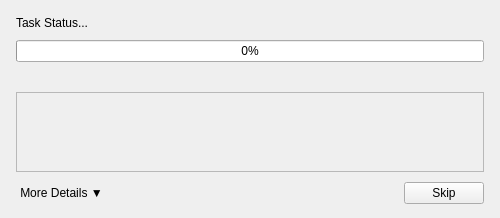
<?xml version="1.0" encoding="UTF-8"?>
<ui version="4.0">
 <class>ProgressDialog</class>
 <widget class="QDialog" name="ProgressDialog">
  <property name="geometry">
   <rect>
    <x>0</x>
    <y>0</y>
    <width>500</width>
    <height>110</height>
   </rect>
  </property>
  <property name="sizePolicy">
   <sizepolicy hsizetype="Preferred" vsizetype="Preferred">
    <horstretch>1</horstretch>
    <verstretch>1</verstretch>
   </sizepolicy>
  </property>
  <property name="minimumSize">
   <size>
    <width>480</width>
    <height>0</height>
   </size>
  </property>
  <property name="windowTitle">
   <string>Please wait...</string>
  </property>
  <property name="sizeGripEnabled">
   <bool>false</bool>
  </property>
  <layout class="QVBoxLayout" name="verticalLayout">
   <property name="spacing">
    <number>8</number>
   </property>
   <property name="leftMargin">
    <number>16</number>
   </property>
   <property name="topMargin">
    <number>14</number>
   </property>
   <property name="rightMargin">
    <number>16</number>
   </property>
   <property name="bottomMargin">
    <number>14</number>
   </property>
   <item>
    <widget class="QLabel" name="globalStatusLabel">
     <property name="sizePolicy">
      <sizepolicy hsizetype="Expanding" vsizetype="Preferred">
       <horstretch>0</horstretch>
       <verstretch>0</verstretch>
      </sizepolicy>
     </property>
     <property name="minimumSize">
      <size>
       <width>0</width>
       <height>18</height>
      </size>
     </property>
     <property name="text">
      <string>Task Status...</string>
     </property>
     <property name="wordWrap">
      <bool>false</bool>
     </property>
    </widget>
   </item>
   <item>
    <widget class="QProgressBar" name="globalProgressBar">
     <property name="enabled">
      <bool>true</bool>
     </property>
     <property name="minimumSize">
      <size>
       <width>0</width>
       <height>22</height>
      </size>
     </property>
     <property name="value">
      <number>0</number>
     </property>
    </widget>
   </item>
   <item>
    <widget class="QWidget" name="detailsContainer" native="true">
     <layout class="QVBoxLayout" name="detailsLayout">
      <property name="spacing">
       <number>6</number>
      </property>
      <property name="leftMargin">
       <number>0</number>
      </property>
      <property name="topMargin">
       <number>2</number>
      </property>
      <property name="rightMargin">
       <number>0</number>
      </property>
      <property name="bottomMargin">
       <number>2</number>
      </property>
      <item>
       <widget class="QLabel" name="globalStatusDetailsLabel">
        <property name="text">
         <string/>
        </property>
        <property name="wordWrap">
         <bool>true</bool>
        </property>
        <property name="textInteractionFlags">
         <set>Qt::LinksAccessibleByMouse|Qt::TextSelectableByMouse</set>
        </property>
       </widget>
      </item>
      <item>
       <widget class="QScrollArea" name="taskProgressScrollArea">
        <property name="sizePolicy">
         <sizepolicy hsizetype="Expanding" vsizetype="Preferred">
          <horstretch>0</horstretch>
          <verstretch>0</verstretch>
         </sizepolicy>
        </property>
        <property name="minimumSize">
         <size>
          <width>0</width>
          <height>80</height>
         </size>
        </property>
        <property name="frameShape">
         <enum>QFrame::StyledPanel</enum>
        </property>
        <property name="horizontalScrollBarPolicy">
         <enum>Qt::ScrollBarAsNeeded</enum>
        </property>
        <property name="widgetResizable">
         <bool>true</bool>
        </property>
        <widget class="QWidget" name="taskProgressContainer">
         <property name="geometry">
          <rect>
           <x>0</x>
           <y>0</y>
           <width>440</width>
           <height>80</height>
          </rect>
         </property>
         <layout class="QVBoxLayout" name="taskProgressLayout">
          <property name="spacing">
           <number>2</number>
          </property>
         </layout>
        </widget>
       </widget>
      </item>
     </layout>
    </widget>
   </item>
   <item>
    <layout class="QHBoxLayout" name="bottomLayout">
     <property name="spacing">
      <number>8</number>
     </property>
     <item>
      <widget class="QPushButton" name="detailsButton">
       <property name="cursor">
        <cursorShape>PointingHandCursor</cursorShape>
       </property>
       <property name="text">
        <string>More Details ▼</string>
       </property>
       <property name="flat">
        <bool>true</bool>
       </property>
      </widget>
     </item>
     <item>
      <spacer name="horizontalSpacer">
       <property name="orientation">
        <enum>Qt::Horizontal</enum>
       </property>
       <property name="sizeHint" stdset="0">
        <size>
         <width>40</width>
         <height>20</height>
        </size>
       </property>
      </spacer>
     </item>
     <item>
      <widget class="QPushButton" name="skipButton">
       <property name="text">
        <string>Skip</string>
       </property>
      </widget>
     </item>
    </layout>
   </item>
  </layout>
 </widget>
 <resources/>
 <connections/>
</ui>
